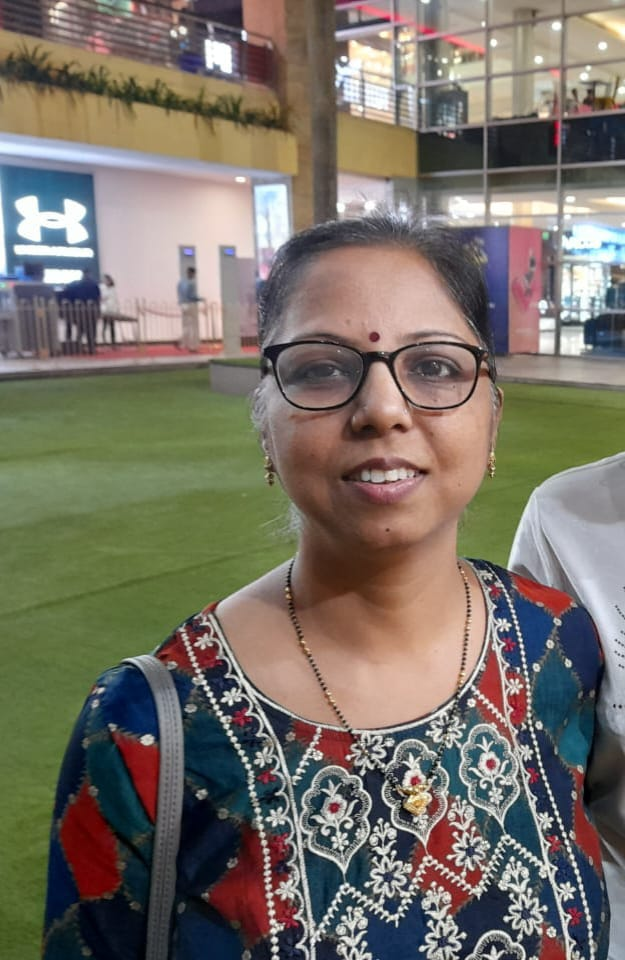
#> input picture New folder/ImagesAttendance/Mamata.jpg, 625 x 960 px, found by its file name; its folder holds only this picture in this run
$ python convert_to_bitmap.py
#> lines starting #> are read from the running program, lines starting #| are printed output that depends on the picture; after the words box and inside, x2 and y2 are one past the last pixel; in counts of white or black regions, pixels touching at a corner belong together
import cv2
import os

def convert_to_binary_bitmap(input_path, output_path):
    # Read the image
    img = cv2.imread(input_path)
#> img is the input picture: shape (960, 625, 3); mean B, G, R 103.3, 113.9, 120.7

    # Convert the image to grayscale
    gray_img = cv2.cvtColor(img, cv2.COLOR_BGR2GRAY)
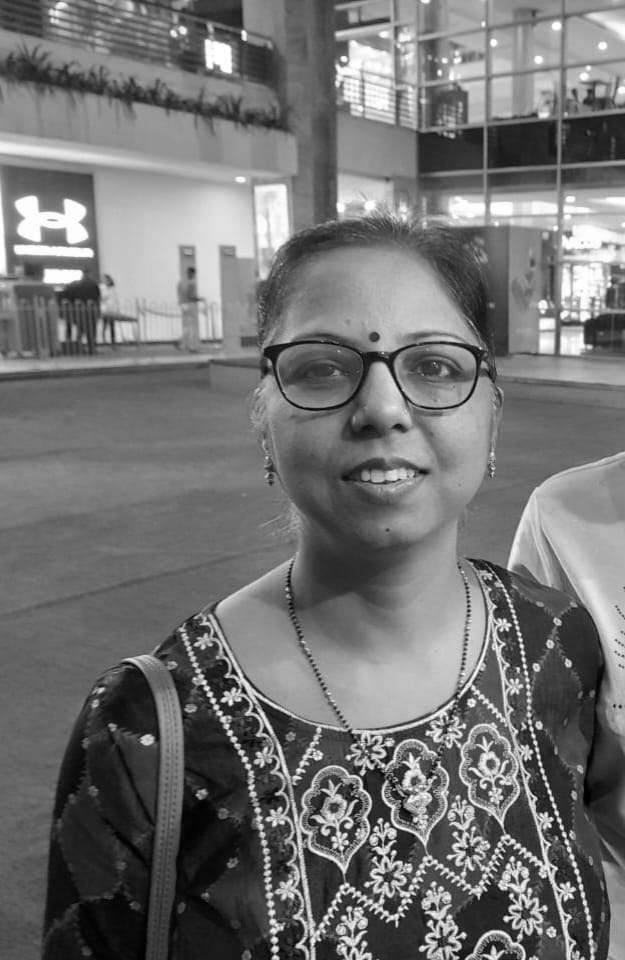
#> gray_img: shape (960, 625); min 0, max 255, mean 114.7

    # Apply binary thresholding
    _, binary_img = cv2.threshold(gray_img, 128, 255, cv2.THRESH_BINARY)
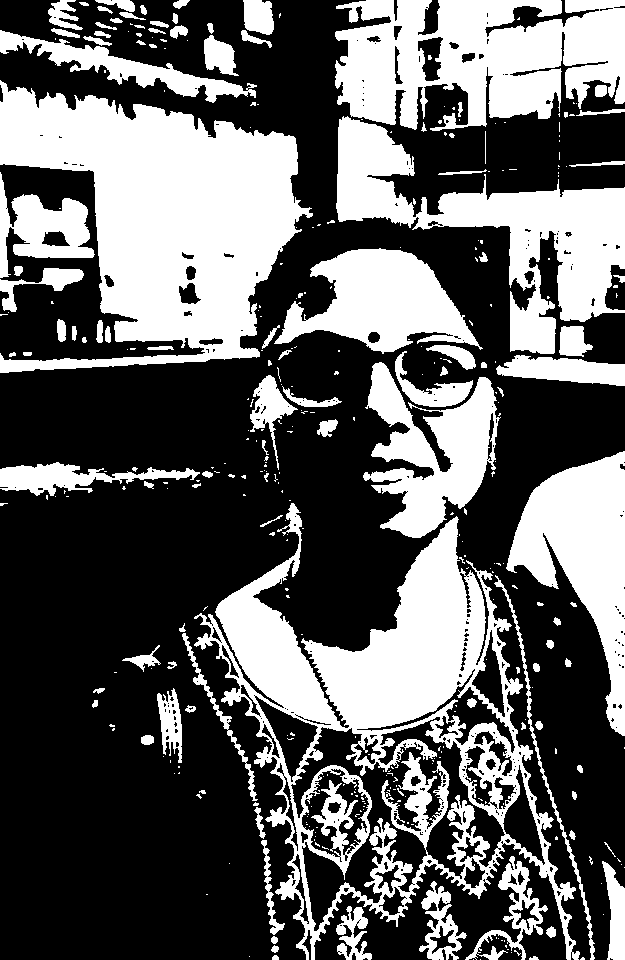
#> binary_img: shape (960, 625); 37.8% white; 362 white regions (253 under 20 px), largest, box (x1, y1, x2, y2) and area: (194, 503, 580, 960) 50771, (0, 80, 313, 373) 49235, (335, 0, 625, 131) 26826

    # Save the binary image as a bitmap
    cv2.imwrite(output_path, binary_img)

# Directory paths
input_directory = 'C:\\Users\\DELL\\OneDrive\\Desktop\\face recognization\\ImagesAttendance'
output_directory = 'C:\\Users\\DELL\\OneDrive\\Desktop\\face recognization\\img_in_bitmap'

# Loop through all images in the input directory
for filename in os.listdir(input_directory):
    if filename.endswith('.jpg') or filename.endswith('.jpeg'):
        input_image_path = os.path.join(input_directory, filename)
        output_bitmap_path = os.path.join(output_directory, os.path.splitext(filename)[0] + '_binary.bmp')
        convert_to_binary_bitmap(input_image_path, output_bitmap_path)

$ run again, on New folder/ImagesAttendance/krishit.jpg
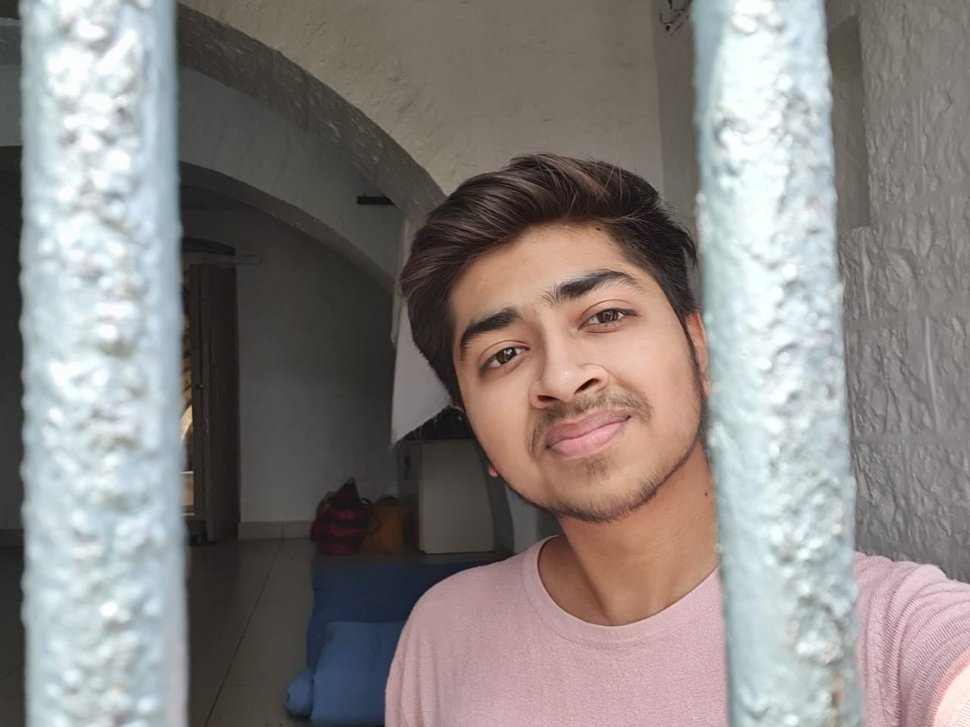
#> input picture New folder/ImagesAttendance/krishit.jpg, 970 x 727 px, shrunk from 1280 x 960 before the run, found by its file name
#> in convert_to_binary_bitmap, img is the input picture: shape (727, 970, 3); mean B, G, R 129, 131.4, 137.2
#> in convert_to_binary_bitmap, `gray_img = cv2.cvtColor(img, cv2.COLOR_BGR2GRAY)`:
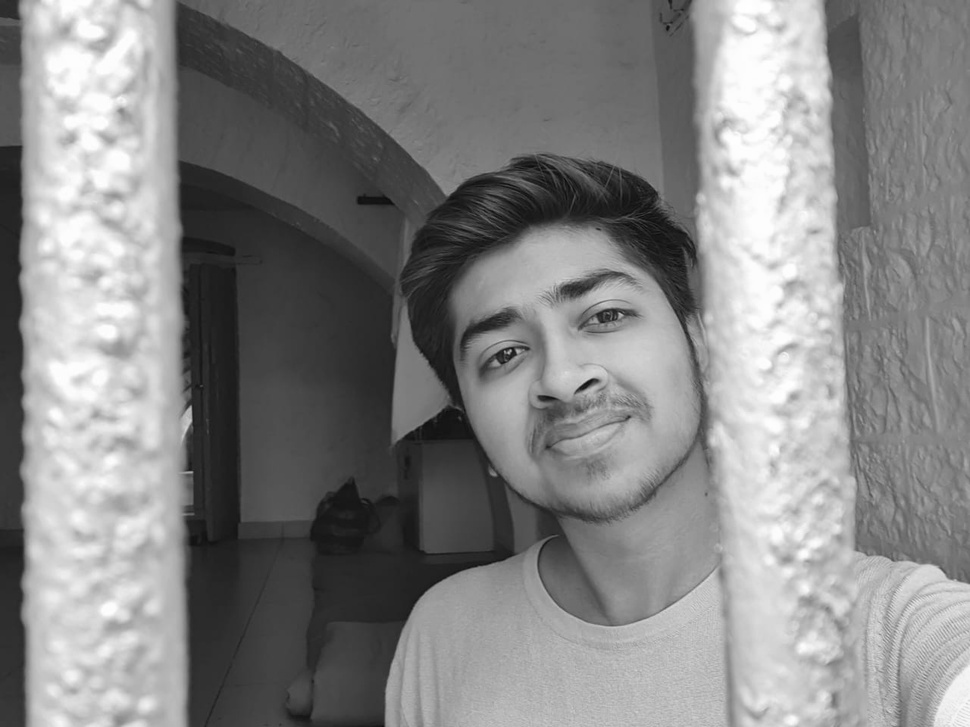
#> gray_img: shape (727, 970); min 9, max 255, mean 132.9
#> in convert_to_binary_bitmap, `_, binary_img = cv2.threshold(gray_img, 128, 255, cv2.THRESH_BINARY)`:
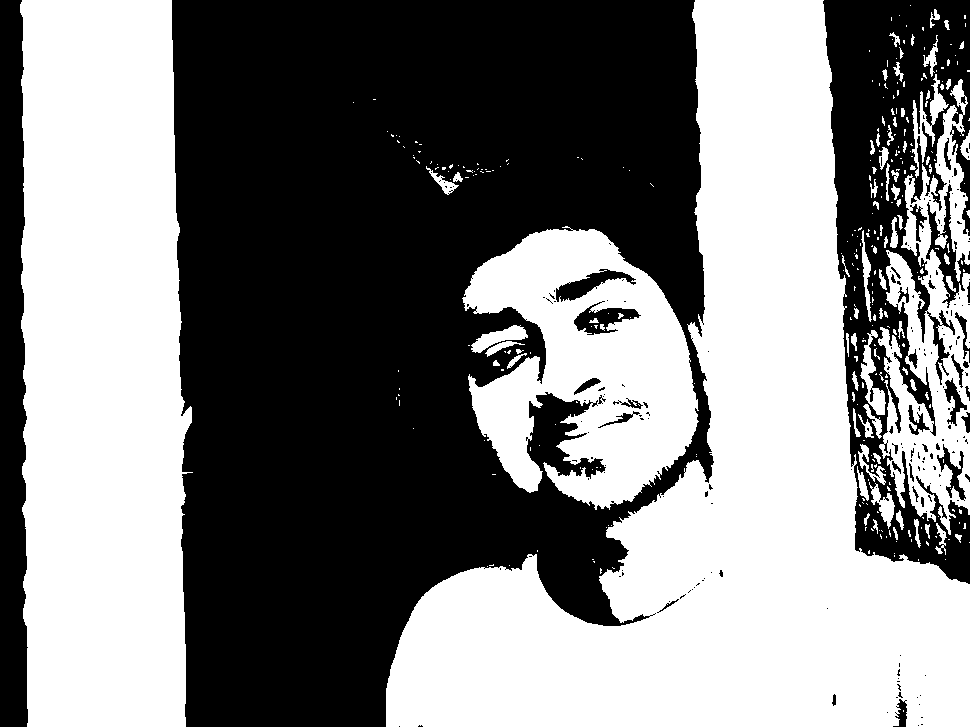
#> binary_img: shape (727, 970); 50.1% white; 209 black regions (171 under 20 px), largest, box (x1, y1, x2, y2) and area: (172, 0, 714, 727) 284844, (823, 0, 970, 584) 42179, (0, 0, 28, 727) 17571

$ run again, on New folder/ImagesAttendance/priyansh.jpg
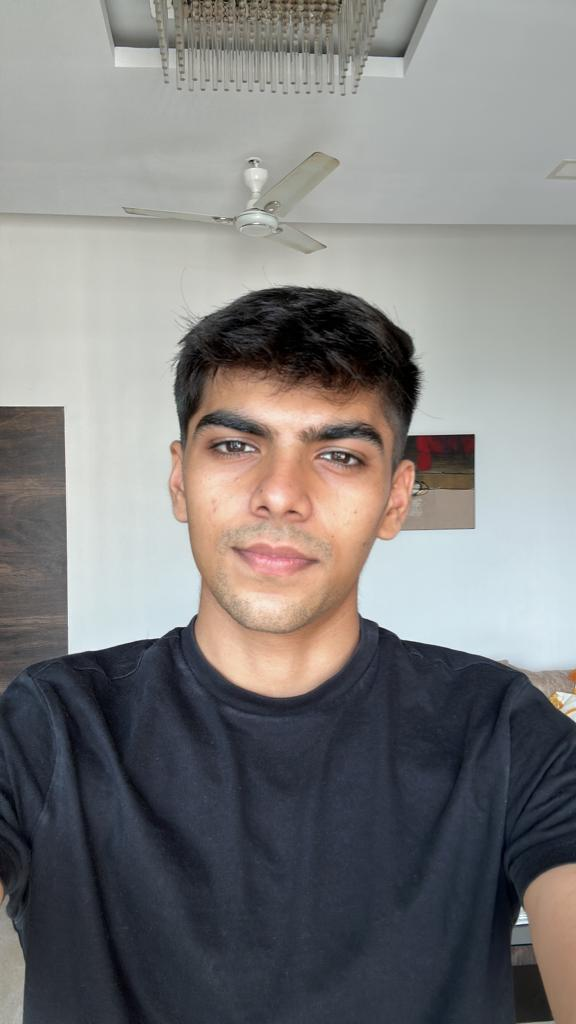
#> input picture New folder/ImagesAttendance/priyansh.jpg, 576 x 1024 px, found by its file name
#> in convert_to_binary_bitmap, img is the input picture: shape (1024, 576, 3); mean B, G, R 125.1, 125.3, 126.6
#> in convert_to_binary_bitmap, `gray_img = cv2.cvtColor(img, cv2.COLOR_BGR2GRAY)`:
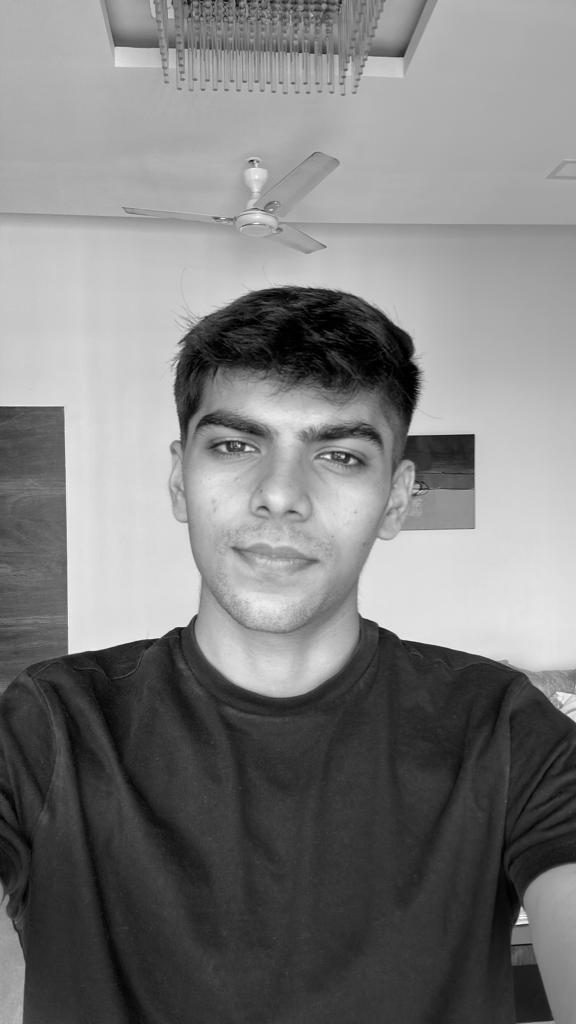
#> gray_img: shape (1024, 576); min 0, max 252, mean 125.7
#> in convert_to_binary_bitmap, `_, binary_img = cv2.threshold(gray_img, 128, 255, cv2.THRESH_BINARY)`:
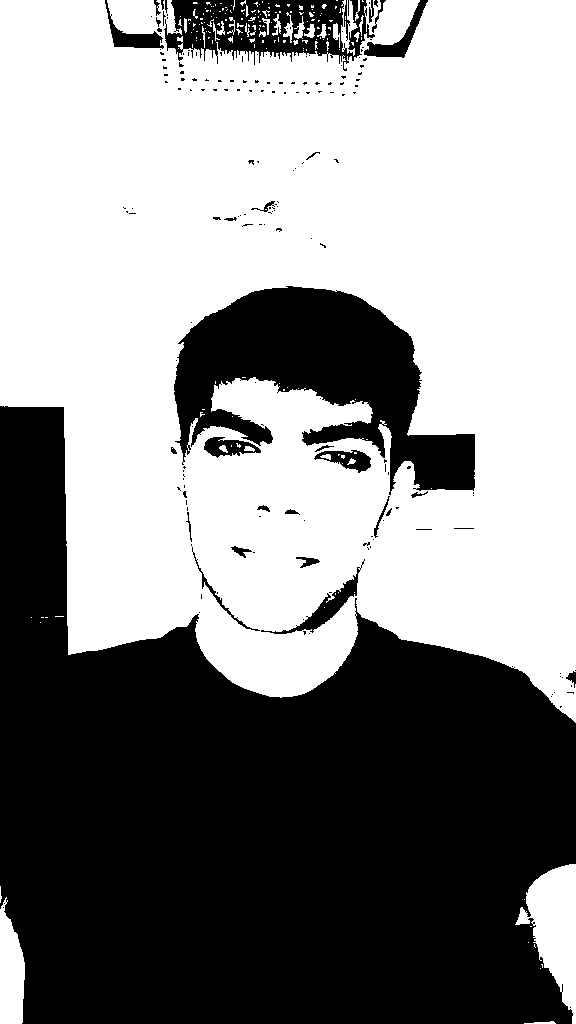
#> binary_img: shape (1024, 576); 55.4% white; 184 black regions (153 under 20 px), largest, box (x1, y1, x2, y2) and area: (0, 406, 576, 1024) 218319, (174, 286, 475, 495) 30357, (164, 0, 375, 71) 8173

$ run again, on New folder/ImagesAttendance/Mohak.jpg
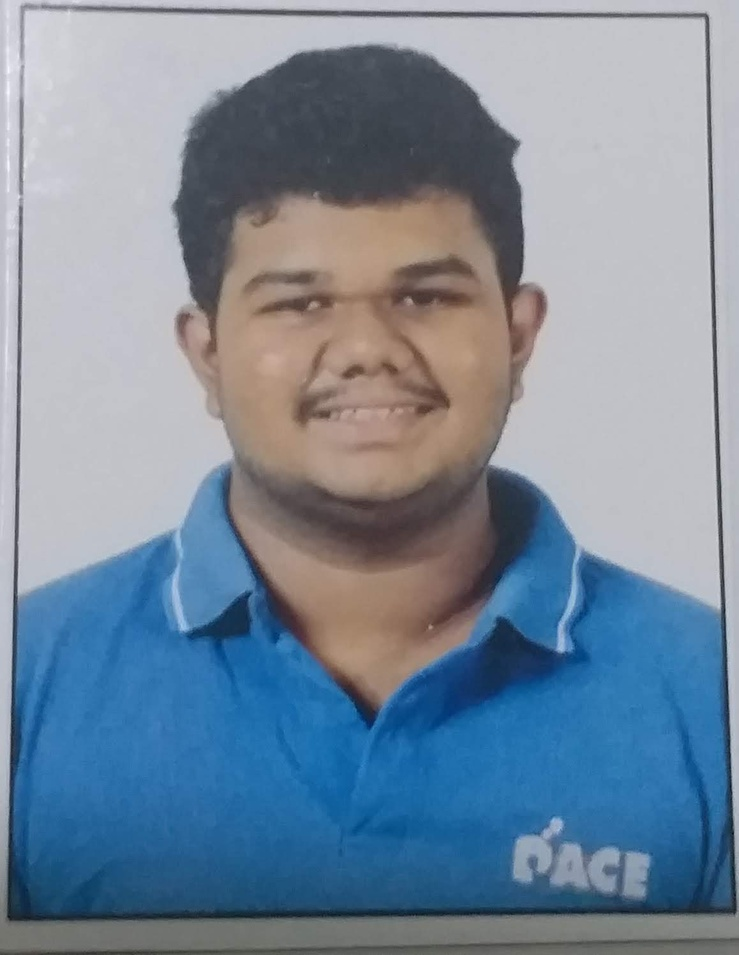
#> input picture New folder/ImagesAttendance/Mohak.jpg, 739 x 955 px, shrunk from 1158 x 1498 before the run, found by its file name
#> in convert_to_binary_bitmap, img is the input picture: shape (955, 739, 3); mean B, G, R 154.9, 137.3, 120.4
#> in convert_to_binary_bitmap, `gray_img = cv2.cvtColor(img, cv2.COLOR_BGR2GRAY)`:
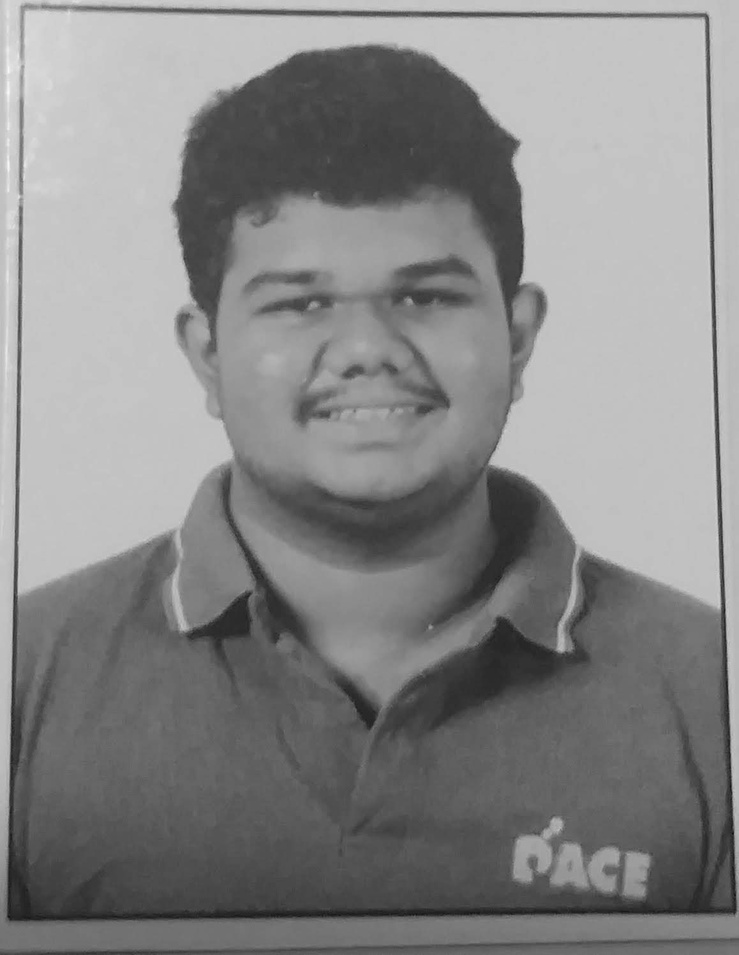
#> gray_img: shape (955, 739); min 13, max 249, mean 134.2
#> in convert_to_binary_bitmap, `_, binary_img = cv2.threshold(gray_img, 128, 255, cv2.THRESH_BINARY)`:
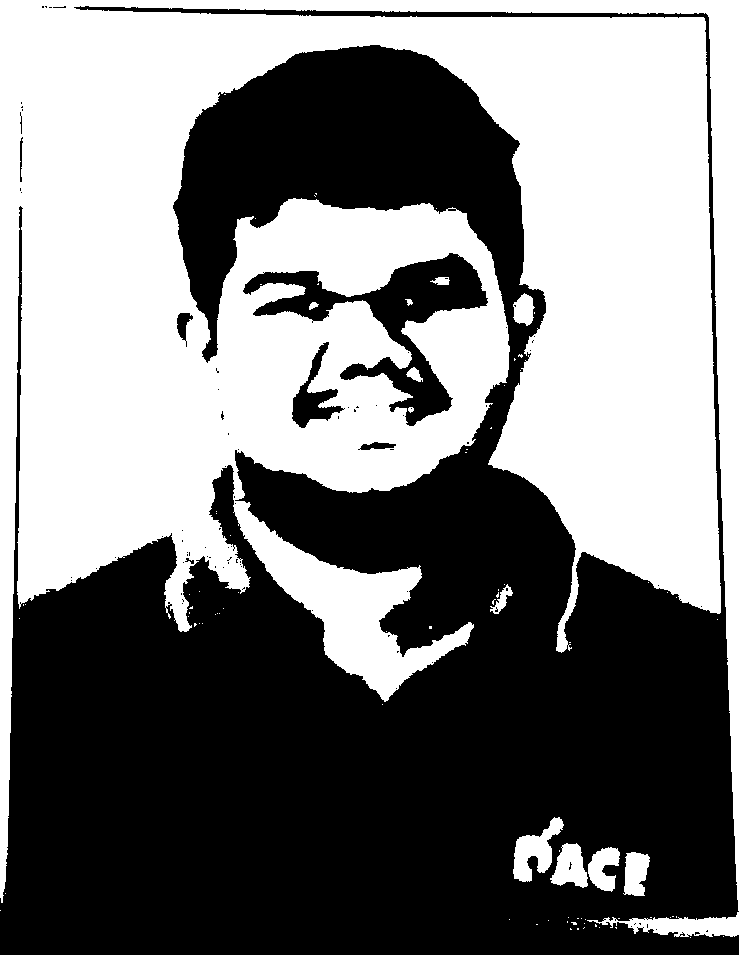
#> binary_img: shape (955, 739); 48.6% white; 86 white regions (73 under 20 px), largest, box (x1, y1, x2, y2) and area: (0, 0, 739, 911) 335360, (587, 912, 739, 937) 1865, (513, 817, 564, 882) 1556
